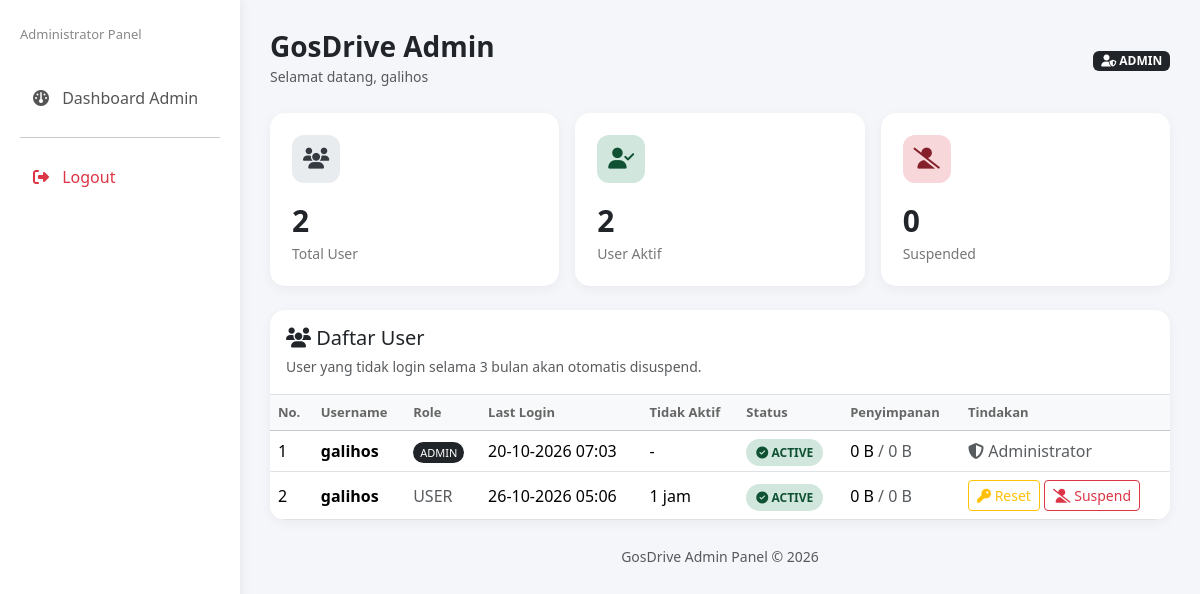
The app's page /admin/admin.php (signed in) with its own data.
### tables this page shows
CREATE TABLE `users` (
  `id` int(11) NOT NULL,
  `username` varchar(50) NOT NULL,
  `role` enum('admin','user') NOT NULL DEFAULT 'user',
  `status` enum('active','suspended') NOT NULL DEFAULT 'active',
  `password` varchar(255) NOT NULL,
  `storage_used` bigint(20) DEFAULT 0,
  `storage_quota` bigint(20) DEFAULT 104857600,
  `last_login` datetime DEFAULT NULL,
  `last_logout` datetime DEFAULT NULL,
  `created_at` timestamp NULL DEFAULT NULL
);

### admin/admin.php (the view, shortened to what this page needs)
<?php
require '../config/db.php';
$stmtTotal =
    $pdo->query("
        SELECT COUNT(*)
        FROM users
    ");
$totalUsers =
    (int)$stmtTotal->fetchColumn();
$stmtActive =
    $pdo->query("
        SELECT COUNT(*)
        FROM users
        WHERE status = 'active'
    ");
$activeUsers =
    (int)$stmtActive->fetchColumn();
$stmtSuspended =
    $pdo->query("
        SELECT COUNT(*)
        FROM users
        WHERE status = 'suspended'
    ");
$suspendedUsers =
    (int)$stmtSuspended->fetchColumn();
$stmtUsers =
    $pdo->query("
        SELECT
            id,
            username,
            role,
            status,
            last_login,
            created_at,
            storage_used,
            storage_quota
        FROM users
        ORDER BY
            CASE
                WHEN role = 'admin'
                THEN 0
                ELSE 1
            END,
            username ASC
    ");
$users =
    $stmtUsers->fetchAll(
        PDO::FETCH_ASSOC
    );
function formatDateAdmin($date)
{
    return date(
        'd-m-Y H:i',
        strtotime($date)
    );
}
function inactivityText($lastLogin)
{
    $last =
        new DateTime($lastLogin);
    $now =
        new DateTime();
    $diff =
        $last->diff($now);
    if ($diff->h > 0) {
        return
            $diff->h .
            ' jam';
    }
    return 'Baru saja';
}
function formatStorageAdmin($bytes)
{
    $bytes =
        (int)$bytes;
    if ($bytes <= 0) {
        return '0 B';
    }
    $units = [
        'B',
        'KB',
        'MB',
        'GB',
        'TB'
    ];
    $i =
        floor(
            log($bytes, 1024)
        );
    $i =
        min(
            $i,
            count($units) - 1
        );
    return
        round(
            $bytes /
            pow(1024, $i),
            2
        )
        . ' '
        . $units[$i];
}
?>
<!DOCTYPE html>
<html lang="id">
<head>
<link
    href="https://cdn.jsdelivr.net/npm/bootstrap@5.3.2/dist/css/bootstrap.min.css"
    rel="stylesheet"
>
<link
    href="https://cdnjs.cloudflare.com/ajax/libs/font-awesome/6.5.0/css/all.min.css"
    rel="stylesheet"
>
</head>
<body>
<div class="sidebar">
    <div class="sidebar-subtitle">
        Administrator Panel
    </div>
    <a href="admin.php">
        <i class="fa fa-gauge"></i>
        Dashboard Admin
    </a>
    <hr>
    <a
        href="admin_logout.php"
        class="text-danger"
        onclick="
            return confirm(
                'Apakah Anda yakin ingin logout?'
            );
        "
    >
        <i class="fa fa-sign-out-alt"></i>
        Logout
    </a>
</div>
<div class="main">
    <div class="topbar">
        <div>
            <h3>
                GosDrive Admin
            </h3>
            <small class="text-muted">
                Selamat datang,
                <?= htmlspecialchars(
                    $_SESSION['user']['username']
                ) ?>
            </small>
        </div>
        <div>
            <span class="badge bg-dark">
                <i class="fa fa-user-shield"></i>
                ADMIN
            </span>
        </div>
    </div>
    <div class="row g-3 mb-4">
        <div class="col-md-4">
            <div class="stat-card">
                <div
                    class="stat-icon"
                    style="
                        background:#e9ecef;
                        color:#343a40;
                    "
                >
                    <i class="fa fa-users"></i>
                </div>
                <div class="stat-number">
                    <?= $totalUsers ?>
                </div>
                <div class="stat-label">
                    Total User
                </div>
            </div>
        </div>
        <div class="col-md-4">
            <div class="stat-card">
                <div
                    class="stat-icon"
                    style="
                        background:#d1e7dd;
                        color:#0f5132;
                    "
                >
                    <i class="fa fa-user-check"></i>
                </div>
                <div class="stat-number">
                    <?= $activeUsers ?>
                </div>
                <div class="stat-label">
                    User Aktif
                </div>
            </div>
        </div>
        <div class="col-md-4">
            <div class="stat-card">
                <div
                    class="stat-icon"
                    style="
                        background:#f8d7da;
                        color:#842029;
                    "
                >
                    <i class="fa fa-user-slash"></i>
                </div>
                <div class="stat-number">
                    <?= $suspendedUsers ?>
                </div>
                <div class="stat-label">
                    Suspended
                </div>
            </div>
        </div>
    </div>
    <div class="user-card">
        <div class="p-3 border-bottom">
            <h5 class="mb-1">
                <i class="fa fa-users"></i>
                Daftar User
            </h5>
            <small class="text-muted">
                User yang tidak login selama 3 bulan
                akan otomatis disuspend.
            </small>
        </div>
        <div class="table-responsive">
            <table class="table table-hover">
                <thead class="table-light">
                    <tr>
                        <th>No.</th>
                        <th>Username</th>
                        <th>Role</th>
                        <th>Last Login</th>
                        <th>Tidak Aktif</th>
                        <th>Status</th>
                        <th>Penyimpanan</th>
                        <th>Tindakan</th>
                    </tr>
                </thead>
                <tbody>
                <?php foreach (
                    $users
                    as $index => $user
                ): ?>
                    <tr>
                        <td>
                            <?= $index + 1 ?>
                        </td>
                        <td>
                            <div class="username">
                                <?= htmlspecialchars(
                                    $user['username']
                                ) ?>
                            </div>
                        </td>
                        <td>
                            <?php if (
                                $user['role'] === 'admin'
                            ): ?>
                                <span
                                    class="role-admin"
                                >
                                    ADMIN
                                </span>
                            <?php else: ?>
                                <span
                                    class="text-muted"
                                >
                                    USER
                                </span>
                            <?php endif; ?>
                        </td>
                        <td>
                            <?php if (
                                !empty(
                                    $user['last_login']
                                )
                            ): ?>
                                <?= formatDateAdmin(
                                    $user['last_login']
                                ) ?>
                            <?php else: ?>
                                <span class="text-muted">
                                    Belum pernah login
                                </span>
                            <?php endif; ?>
                        </td>
                        <td>
                            <?php
                            if (
                                $user['role'] === 'admin'
                            ) {
                                echo '-';
                            }
                            else {
                                echo htmlspecialchars(
                                    inactivityText(
                                        $user['last_login']
                                    )
                                );
                            }
                            ?>
                        </td>
                        <td>
                            <?php if (
                                $user['status'] === 'active'
                            ): ?>
                                <span
                                    class="status-active"
                                >
                                    <i
                                        class="fa fa-check-circle"
                                    ></i>
                                    ACTIVE
                                </span>
                            <?php endif; ?>
                        </td>
                        <td>
                            <?= formatStorageAdmin(
                                $user['storage_used']
                            ) ?>
                            <span class="text-muted">
                                /
                                <?= formatStorageAdmin(
                                    $user['storage_quota']
                                ) ?>
                            </span>
                        </td>
                        <td>
                            <?php if (
                                $user['role'] === 'admin'
                            ): ?>
                                <span
                                    class="text-muted"
                                >
                                    <i
                                        class="fa fa-shield-halved"
                                    ></i>
                                    Administrator
                                </span>
                            <?php elseif (
                                $user['status'] === 'active'
                            ): ?>
                                <form
                                    method="POST"
                                    style="display:inline;"
                                    onsubmit="return confirm(
                                'Reset password user <?= htmlspecialchars($user['username'],ENT_QUOTES) ?> ke password default 123456 ?'
                                );">
                                    <button
                                        type="submit"
                                        class="btn btn-sm btn-outline-warning">
                                        <i class="fa fa-key"></i>
                                        Reset
                                    </button>
                                </form>
                                <form
                                    method="POST"
                                    style="display:inline;"
                                    onsubmit="
                                        return confirm(
                                            'Suspend user <?= htmlspecialchars(
                                                $user['username'],
                                                ENT_QUOTES
                                            ) ?>?'
                                        );
                                    "
                                >
                                    <button
                                        type="submit"
                                        class="btn btn-sm btn-outline-danger"
                                    >
                                        <i
                                            class="fa fa-user-slash"
                                        ></i>
                                        Suspend
                                    </button>
                                </form>
                            <?php endif; ?>
                        </td>
                    </tr>
                <?php endforeach; ?>
                </tbody>
            </table>
        </div>
    </div>
    <div class="text-center text-muted mt-4">
        <small>
            GosDrive Admin Panel
            &copy;
            <?= date('Y') ?>
        </small>
    </div>
</div>
</body>
</html>

### admin/admin.php (style rules this page uses)
body { margin:0; background:#f4f6f9; font-family: 'Segoe UI', sans-serif; }
.sidebar { position:fixed; left:0; top:0; width:240px; height:100vh; background:#fff; padding:25px 20px; box-shadow: 2px 0 10px rgba(0,0,0,.06); z-index:1000; }
.sidebar-subtitle { font-size:13px; color:#888; margin-bottom:30px; }
.sidebar a { display:block; padding:11px 13px; margin-bottom:7px; border-radius:10px; text-decoration:none; color:#555; transition:.2s; }
.sidebar a i { width:25px; }
.main { margin-left:240px; padding:30px; }
.topbar { display:flex; justify-content:space-between; align-items:center; margin-bottom:25px; }
.topbar h3 { margin:0; font-weight:600; }
.stat-card { background:#fff; border-radius:15px; padding:22px; box-shadow: 0 3px 12px rgba(0,0,0,.05); height:100%; }
.stat-icon { width:48px; height:48px; border-radius:12px; display:flex; align-items:center; justify-content:center; font-size:21px; margin-bottom:15px; }
.stat-number { font-size:30px; font-weight:700; }
.stat-label { color:#777; font-size:14px; }
.user-card { background:#fff; border-radius:15px; box-shadow: 0 3px 12px rgba(0,0,0,.05); overflow:hidden; }
.table { margin-bottom:0; }
.table th { white-space:nowrap; font-size:13px; color:#666; }
.table td { vertical-align:middle; }
.username { font-weight:600; }
.role-admin { font-size:11px; background:#212529; color:#fff; padding:3px 7px; border-radius:20px; }
.status-active { background:#d1e7dd; color:#0f5132; padding:5px 10px; border-radius:20px; font-size:12px; font-weight:600; }

### records on screen
users: username "galihos", role "ADMIN", last_login "20-10-2026 07:03", status "active" (drawn), storage_used "0 B", storage_quota "0 B"
users: username "galihos", role "USER", last_login "26-10-2026 05:06", last_login "1 jam", status "active" (drawn), storage_used "0 B", storage_quota "0 B"

### other values on screen
$_SESSION['user']['username'] "galihos"
$totalUsers "2"
$activeUsers "2"
$suspendedUsers "0"
